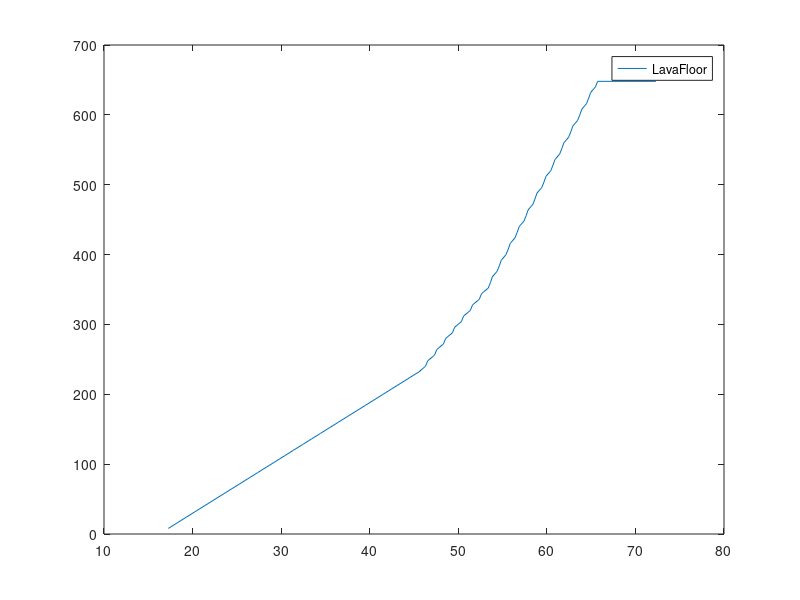

This chart was generated by the following MATLAB code: (Note: this script raises an error after producing the figure.)
plot([17.262, 18.27421, 19.27803, 20.28891, 21.29986, 22.31128, 23.32212, 24.33299, 25.34451, 26.3553, 27.36556, 28.37672, 29.38763, 30.39841, 31.40209, 32.41304, 33.42435, 34.43494, 35.44667, 36.45684, 37.46803, 38.47899, 39.48969, 40.50122, 41.51201, 42.5127, 43.52413, 44.53456, 45.54551, 46.287, 46.55664, 47.31467, 47.56768, 48.32619, 48.57836, 49.33657, 49.58931, 50.34752, 50.60026, 51.3587, 51.61178, 52.3695, 52.62217, 53.38037, 53.63332, 53.838, 54.38199, 54.63513, 54.85434, 55.39288, 55.64592, 55.86465, 56.40383, 56.65656, 56.8756, 57.4152, 57.66828, 57.88655, 58.42572, 58.66833, 58.8875, 59.42652, 59.67927, 59.8983, 60.43801, 60.69021, 60.90946, 61.44842, 61.70116, 61.9202, 62.45937, 62.71262, 62.93114, 63.47107, 63.72317, 63.94243, 64.47174, 64.72436, 64.94414, 65.48273, 65.736, 72.3096], [8, 16, 24, 32, 40, 48, 56, 64, 72, 80, 88, 96, 104, 112, 120, 128, 136, 144, 152, 160, 168, 176, 184, 192, 200, 208, 216, 224, 232, 240, 248, 256, 264, 272, 280, 288, 296, 304, 312, 320, 328, 336, 344, 352, 360, 368, 376, 384, 392, 400, 408, 416, 424, 432, 440, 448, 456, 464, 472, 480, 488, 496, 504, 512, 520, 528, 536, 544, 552, 560, 568, 576, 584, 592, 600, 608, 616, 624, 632, 640, 648, 648])
h = legend('LavaFloor' )
legend(h, 'location', 'outside')
